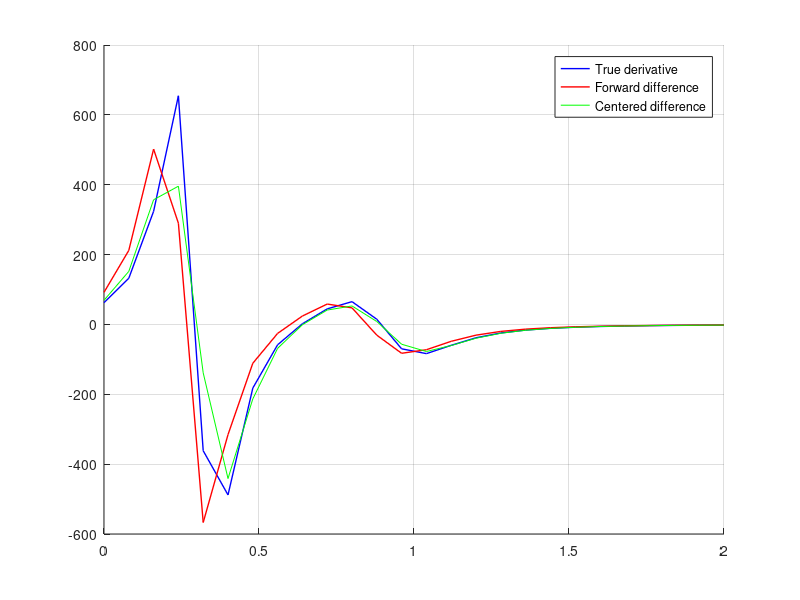

The MATLAB script that drew this image:
function forward_centre( )
 
%  Estimate f'(x) over [0,2].

 clear all; 
a = 0.0;
  b = 2.0;
  n = 26;
  x =linspace ( a, b, n );
  yd = fun_deriv ( x );%exact derivative of the function
  h = ( b - a ) / ( n - 1 );
  yp = diff_forward ( 'fun(x)', x, h );
  hold ( 'on' );
  plot ( x, yd, 'b-', 'linewidth', 1 )
  plot ( x, yp, 'r-', 'linewidth', 1 )
  
  grid ( 'on' );
  hold ( 'on' )
  %  Terminate.
%begin the centered difference
yp = diff_center ( 'fun(x)', x, h );
 
  hold ( 'on' );
  plot ( x, yp, 'g-', 'linewidth', .1 )
 legend ( 'True derivative', 'Forward difference','Centered difference' )
  grid ( 'on' );
  hold ( 'on' )
  
%  Terminate.
return
 end
%This function uses the following functions: 
function y = fun ( x )
 %This is your function.Change it as you wish.
y = 1.0 ./ ( ( x - 0.3 ).^2 + 0.01 ) ...
    + 1.0 ./ ( ( x - 0.9 ).^2 + 0.04 ) ...
    - 6.0;
    return
end
%****************************************************
function yp = fun_deriv ( x )
 %% fun_deriv evaluates the derivative of the function.
  yp = - 2.0 .* ( x - 0.3 ) ./ ( ( x - 0.3 ).^2 + 0.01 ).^2 ...
       - 2.0 .* ( x - 0.9 ) ./ ( ( x - 0.9 ).^2 + 0.04 ).^2;
  return
end
function yp = diff_forward ( f_string, x, h )
 
%% diff_forward uses forward differences to estimate f'(x).
%

  f_element = vector_to_element ( f_string );
  f = str2func ( [ '@(x)', f_element ] );
 
  if ( nargin < 2 )
    
( ischar ( x ) )
    x = str2num ( x );
  end
 
  if ( nargin < 3 )
    
( ischar ( h ) )
    h = str2num ( h );
  end
 
  n = length ( x );
  yp = zeros ( n, 1 );
  for i = 1 : n
    yp(i) = ( f ( x(i) + h ) - f ( x(i) ) ) / h; 
  end
 
  return
end
function f_element = vector_to_element ( f_vector )

%% vector_to_element rewrites a MATLAB vector function elementwise.
%
%  Discussion:
%
%    In MATLAB, by default, the operators '*', '/', and '^' are interpreted
%    as linear algebraic operations.  In many cases, a user simply desired
%    the elementwise operation instead, which MATLAB indicates using a 
%    dotted notation: '.*', './', and '.^'.
%
%    This function converts a string to a form that uses dotted operators.
%  Input:
%
%    string f_vector, a string presumably representing a MATLAB expression.
%
%  Output:
%
%    string f_element, a copy of f_vector in which all operators have been
%    replaced by their dotted (elementwise) form.
%
  n_vector = length ( f_vector );
  f_element = [''];
 
  c_prev = '';
  for iv = 1 : n_vector
    c = f_vector(iv);
    if ( ( c == '*' || c == '/' || c == '^' ) && ( c_prev ~= '.' ) )
      f_element = [ f_element, ' .', c, ' ' ];
    else
      f_element = [ f_element, c ];
    end
    c_prev = c;
  end
 
  return
end
function yp = diff_center ( f_string, x, h )
 
%*****************************************************************************80
%
%% diff_center uses centered differences to estimate f'(x).
f_element = vector_to_element ( f_string );
  f = str2func ( [ '@(x)', f_element ] );
 
  if ( nargin < 2 )
    
( ischar ( x ) )
    x = str2num ( x );
  end
 
  if ( nargin < 3 )
    ( ischar ( h ) )
    h = str2num ( h );
  end
 
  n = length ( x );
  yp = zeros ( n, 1 );
  for i = 1 : n
%formula for second order centered difference
    yp(i) = ( f ( x(i) + h ) - f ( x(i) - h ) ) / 2.0 / h; 
  end
 
  return
end
%  = vector_to_element 
function f_element( f_vector )
  n_vector = length ( f_vector );
  f_element = [''];
 
  c_prev = '';
  for iv = 1 : n_vector
    c = f_vector(iv);
    if ( ( c == '*' || c == '/' || c == '^' ) && ( c_prev ~= '.' ) )
      f_element = [ f_element, ' .', c, ' ' ];
    else
      f_element = [ f_element, c ];
    end
    c_prev = c;
  end
 
  return
end


